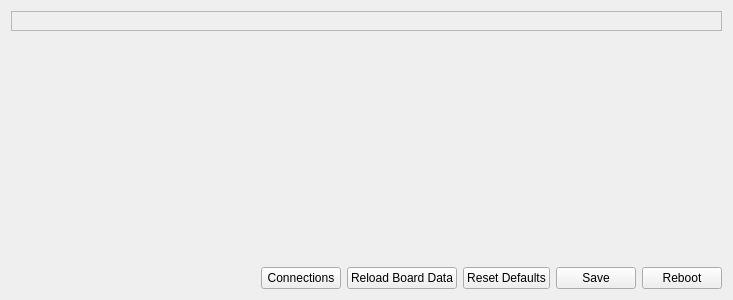
<?xml version="1.0" encoding="UTF-8"?>
<ui version="4.0">
 <class>DefaultHwSettings</class>
 <widget class="QWidget" name="DefaultHwSettings">
  <property name="geometry">
   <rect>
    <x>0</x>
    <y>0</y>
    <width>733</width>
    <height>300</height>
   </rect>
  </property>
  <property name="windowTitle">
   <string>Form</string>
  </property>
  <layout class="QVBoxLayout" name="verticalLayout">
   <item>
    <widget class="QFrame" name="portSettingsFrame">
     <property name="frameShape">
      <enum>QFrame::StyledPanel</enum>
     </property>
     <property name="frameShadow">
      <enum>QFrame::Raised</enum>
     </property>
     <layout class="QFormLayout" name="portSettingsLayout"/>
    </widget>
   </item>
   <item>
    <spacer name="verticalSpacer">
     <property name="orientation">
      <enum>Qt::Vertical</enum>
     </property>
     <property name="sizeHint" stdset="0">
      <size>
       <width>20</width>
       <height>40</height>
      </size>
     </property>
    </spacer>
   </item>
   <item>
    <layout class="QHBoxLayout" name="horizontalLayout">
     <item>
      <spacer name="horizontalSpacer_2">
       <property name="orientation">
        <enum>Qt::Horizontal</enum>
       </property>
       <property name="sizeHint" stdset="0">
        <size>
         <width>40</width>
         <height>20</height>
        </size>
       </property>
      </spacer>
     </item>
     <item>
      <widget class="QPushButton" name="ccAttitudeHelp">
       <property name="sizePolicy">
        <sizepolicy hsizetype="Fixed" vsizetype="Fixed">
         <horstretch>0</horstretch>
         <verstretch>0</verstretch>
        </sizepolicy>
       </property>
       <property name="maximumSize">
        <size>
         <width>32</width>
         <height>32</height>
        </size>
       </property>
       <property name="text">
        <string/>
       </property>
       <property name="icon">
        <iconset resource="../coreplugin/core.qrc">
         <normaloff>:/core/images/helpicon.svg</normaloff>:/core/images/helpicon.svg</iconset>
       </property>
       <property name="iconSize">
        <size>
         <width>32</width>
         <height>32</height>
        </size>
       </property>
       <property name="flat">
        <bool>true</bool>
       </property>
      </widget>
     </item>
     <item>
      <widget class="QPushButton" name="btnConnection">
       <property name="text">
        <string>Connections</string>
       </property>
       <property name="objrelation" stdset="0">
        <stringlist notr="true">
         <string>button:connectiondiagram</string>
        </stringlist>
       </property>
      </widget>
     </item>
     <item>
      <widget class="QPushButton" name="reloadButton">
       <property name="sizePolicy">
        <sizepolicy hsizetype="Minimum" vsizetype="Fixed">
         <horstretch>0</horstretch>
         <verstretch>0</verstretch>
        </sizepolicy>
       </property>
       <property name="minimumSize">
        <size>
         <width>0</width>
         <height>0</height>
        </size>
       </property>
       <property name="maximumSize">
        <size>
         <width>16777215</width>
         <height>16777215</height>
        </size>
       </property>
       <property name="toolTip">
        <string>Reloads the saved settings into GCS.
Useful if you have accidentally changed some settings.</string>
       </property>
       <property name="styleSheet">
        <string notr="true"/>
       </property>
       <property name="text">
        <string>Reload Board Data</string>
       </property>
       <property name="iconSize">
        <size>
         <width>16</width>
         <height>16</height>
        </size>
       </property>
       <property name="objrelation" stdset="0">
        <stringlist notr="true">
         <string>button:reload</string>
         <string>buttongroup:1</string>
        </stringlist>
       </property>
      </widget>
     </item>
     <item>
      <widget class="QPushButton" name="defaultsButton">
       <property name="toolTip">
        <string>&lt;html&gt;&lt;head/&gt;&lt;body&gt;&lt;p&gt;Reset all settings to defaults.&lt;/p&gt;&lt;/body&gt;&lt;/html&gt;</string>
       </property>
       <property name="text">
        <string>Reset Defaults</string>
       </property>
       <property name="objrelation" stdset="0">
        <stringlist notr="true">
         <string>button:default</string>
         <string>buttongroup:1</string>
        </stringlist>
       </property>
      </widget>
     </item>
     <item>
      <widget class="QPushButton" name="saveButton">
       <property name="toolTip">
        <string>Click to permanently save the accel bias in the CopterControl Flash.</string>
       </property>
       <property name="text">
        <string>Save</string>
       </property>
       <property name="objrelation" stdset="0">
        <stringlist notr="true">
         <string>button:save</string>
        </stringlist>
       </property>
      </widget>
     </item>
     <item>
      <widget class="QPushButton" name="rebootButton">
       <property name="toolTip">
        <string>&lt;html&gt;&lt;head/&gt;&lt;body&gt;&lt;p&gt;Reboot the board. Saved settings will be applied, unsaved settings will be lost.&lt;/p&gt;&lt;/body&gt;&lt;/html&gt;</string>
       </property>
       <property name="text">
        <string>Reboot</string>
       </property>
       <property name="objrelation" stdset="0">
        <stringlist notr="true">
         <string>button:reboot</string>
        </stringlist>
       </property>
      </widget>
     </item>
    </layout>
   </item>
  </layout>
 </widget>
 <resources>
  <include location="../coreplugin/core.qrc"/>
  <include location="../coreplugin/core.qrc"/>
 </resources>
 <connections/>
</ui>
